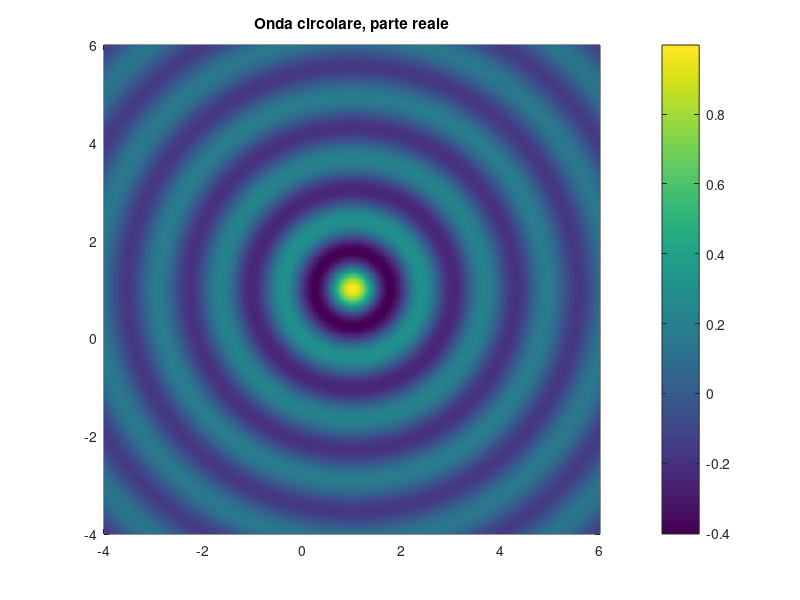
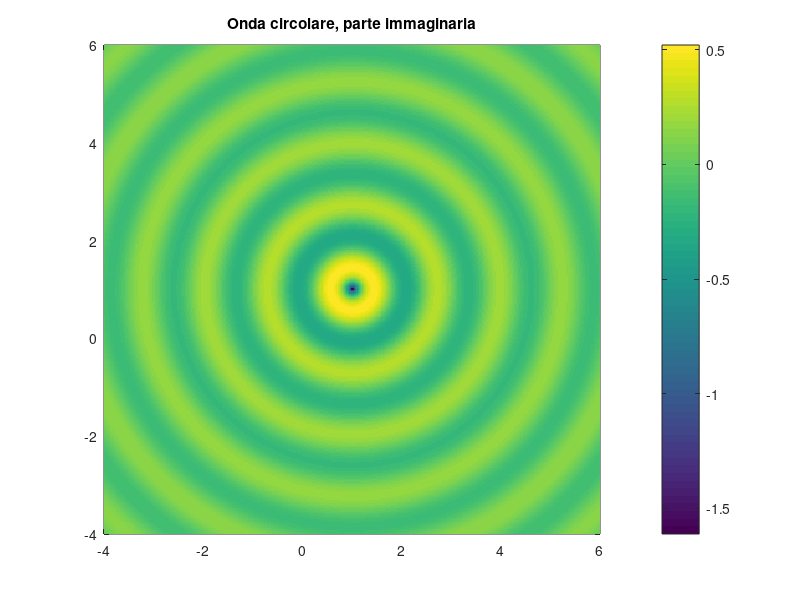
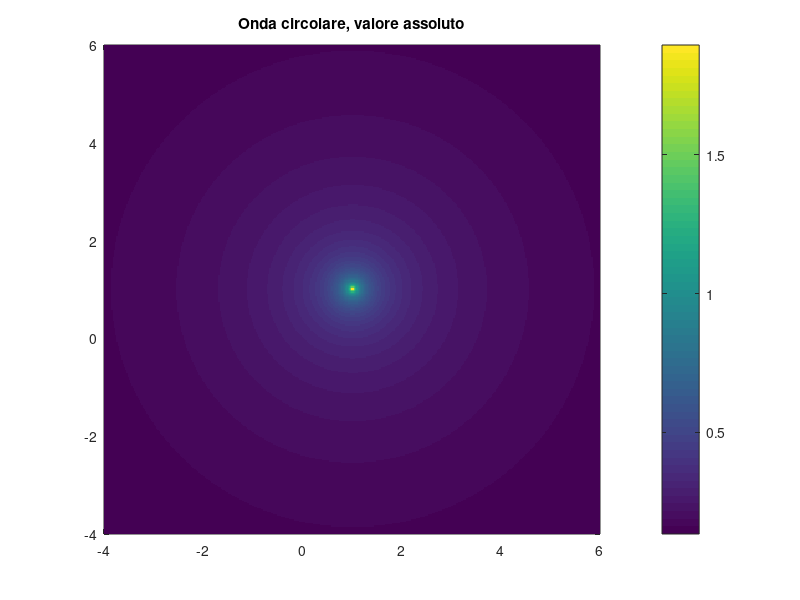

Reproduce these figures in MATLAB, in order.
clear; clc; close all; 
k = 5;
x0 = 1 + 1i;

u_circ = @(x) besselh(0,1, k*abs(x - x0));

x_plot = linspace(real(x0)-5, real(x0)+5, 400);
y_plot = linspace(imag(x0)-5, imag(x0)+5, 400);
[X,Y] = meshgrid(x_plot, y_plot);
Z = X + 1i*Y;

u = u_circ(Z);

figure; 
pcolor(X, Y, real(u)); shading flat
colorbar
title('Onda circolare, parte reale')

figure; 
pcolor(X, Y, imag(u)); shading flat
colorbar
title('Onda circolare, parte immaginaria')

figure; 
pcolor(X, Y, abs(u)); shading flat
colorbar
title('Onda circolare, valore assoluto')
